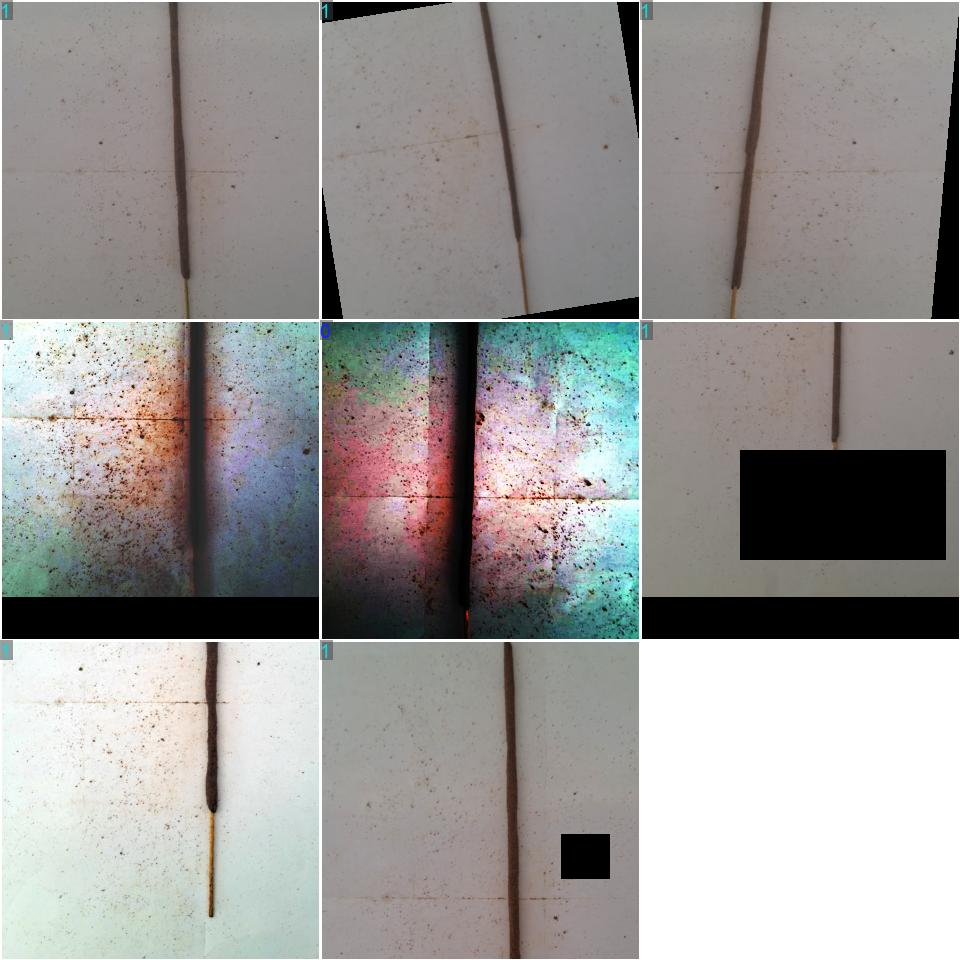
#> input picture runs/yolo-detection/baseline/train_batch0.jpg, 960 x 960 px
$ python -i preprocessing.py   (imports and definitions only)
#> lines starting #> are read from the running program, lines starting #| are printed output that depends on the picture; after the words box and inside, x2 and y2 are one past the last pixel; in counts of white or black regions, pixels touching at a corner belong together
### utils/logger.py
from contextvars import ContextVar
import json
import logging
from logging.handlers import RotatingFileHandler
from datetime import UTC, datetime
import sys


inspection_id: ContextVar[str | None] = ContextVar(
    "inspection_id",
    default=None
)

class JSONFormatter(logging.Formatter):

    # [60 lines left out: functions format, configure_logging, not called in this run]


def get_logger(name: str) -> logging.Logger:
    return logging.getLogger(name)

### services/opencv_detection/preprocessing.py
from pathlib import Path

import cv2
import numpy as np
from numpy.typing import NDArray

from services.opencv_detection.config import PreprocessingConfig

ImageArray = NDArray[np.uint8]

# [100 lines left out: functions load_image, resize_image, to_grayscale, enhance_contrast, blur_image, create_otsu_mask and 1 more, not called in this run]


class ImagePreprocessor:
    """Interface for image preprocessing classes."""

    def __init__(self, config: PreprocessingConfig | None = None) -> None:
        self.config = config  or PreprocessingConfig()

    # [25 lines left out: function preprocess, not called in this run]
#> in load_image, image is the input picture: shape (960, 960, 3); mean B, G, R 150.4, 152.1, 154.4
        resized_image = resize_image(original_image, self.config.max_width)
        grayscale_image = to_grayscale(resized_image)
#> in to_grayscale, `return cv2.cvtColor(image, cv2.COLOR_BGR2GRAY)`:
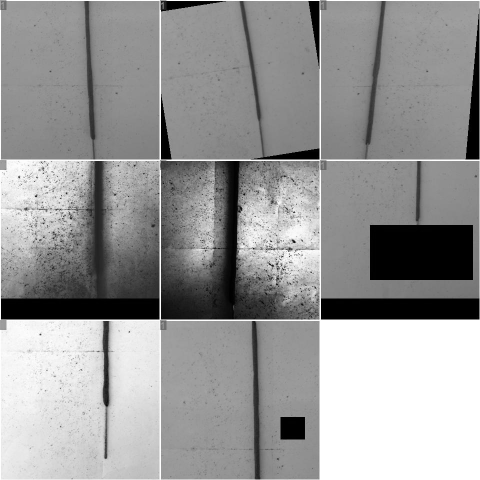
#> returned value: shape (960, 960) (shown at 1/2 size); min 0, max 255, mean 152.6
        enhanced_image = enhance_contrast(grayscale_image, self.config)
#> in enhance_contrast, `return clahe.apply(grayscale)`:
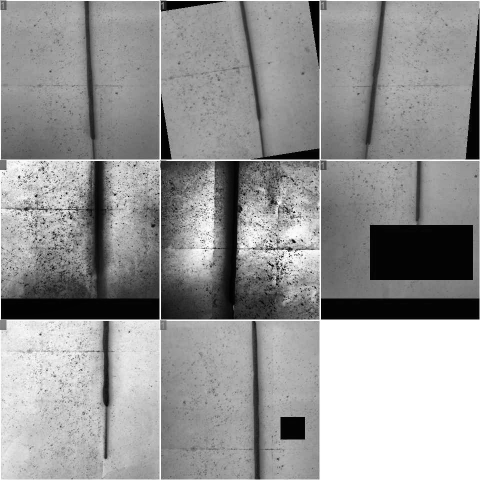
#> returned value: shape (960, 960) (shown at 1/2 size); min 0, max 255, mean 151.3
        blurred_image = blur_image(enhanced_image, self.config)

        return {
            "original": original_image,
            "resized": resized_image,
            "grayscale": grayscale_image,
            "enhanced": enhanced_image,
            "blurred": blurred_image,

            "otsu": create_otsu_mask(blurred_image),
            "otsu_inverted": create_otsu_mask(blurred_image, inverted=True),
            "adaptive": create_adaptive_mask(blurred_image, self.config),
            "adaptive_inverted": create_adaptive_mask(blurred_image, self.config, inverted=True)
        }
#> in create_otsu_mask, `_, mask = cv2.threshold(image, 0, 255, threshold_type | cv2.THRESH_OTSU)`:
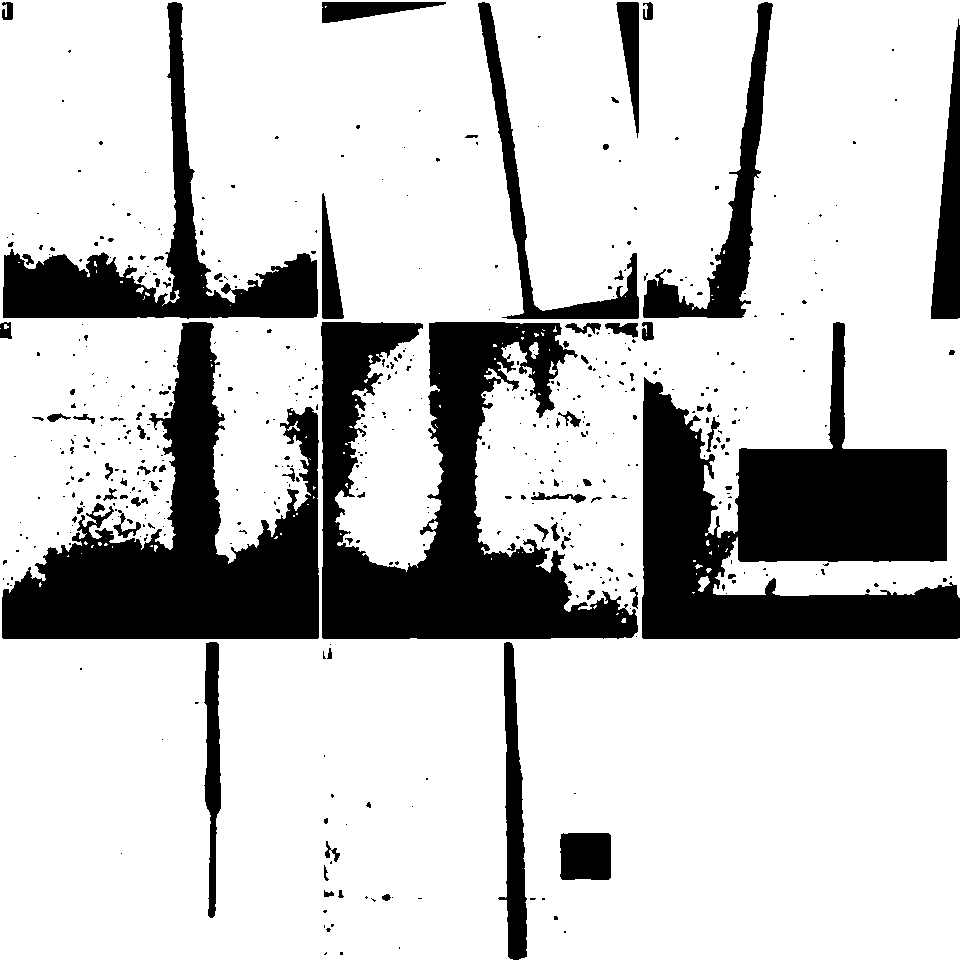
#> mask: shape (960, 960); 78.2% white; 524 black regions (442 under 20 px), largest, box (x1, y1, x2, y2) and area: (642, 322, 960, 639) 52699, (321, 322, 638, 639) 46665, (2, 322, 319, 639) 41895
#> in create_adaptive_mask, `threshold_type = ( cv2.THRESH_BINARY_INV if inverted else cv2.THRESH_B..`: threshold_type = 0
#> in create_adaptive_mask, `return cv2.adaptiveThreshold( image, 255, cv2.ADAPTIVE_THRESH_GAUSSIAN..`:
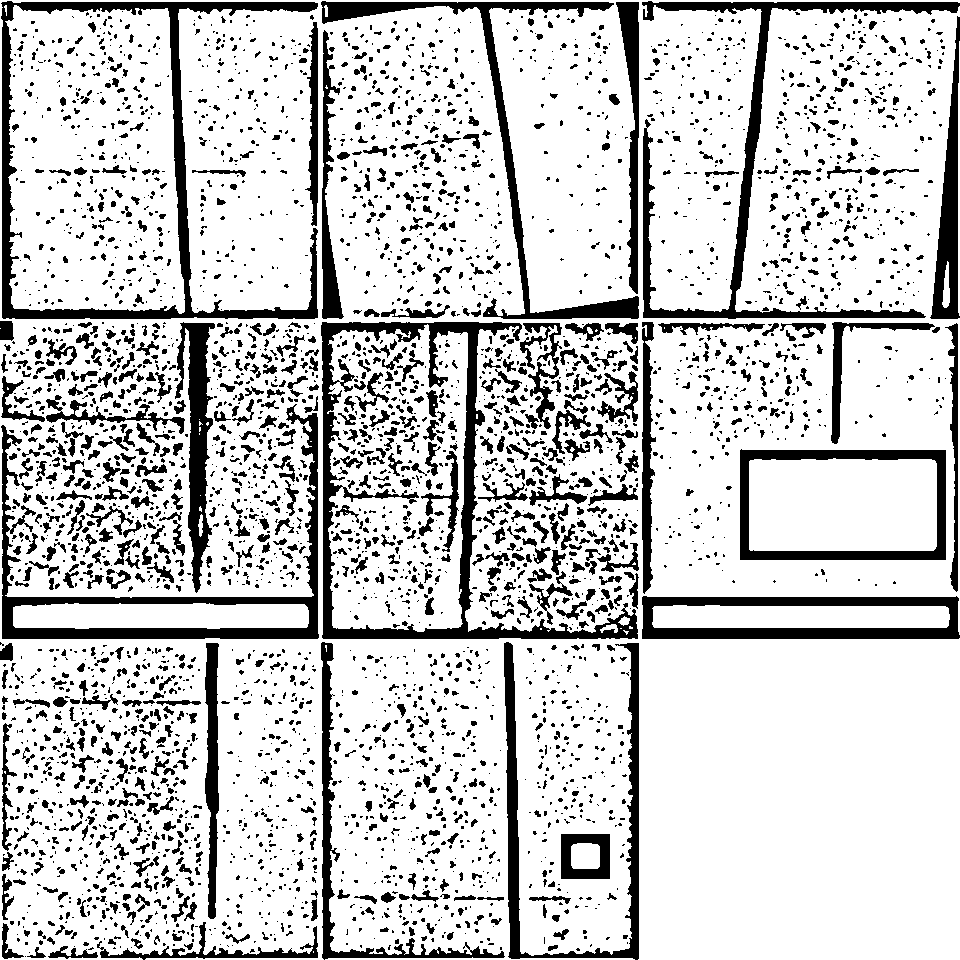
#> returned value: shape (960, 960); 80% white; 4173 black regions (3009 under 20 px), largest, box (x1, y1, x2, y2) and area: (321, 322, 638, 639) 12372, (1, 1, 318, 319) 11357, (1, 404, 319, 639) 9334

>>> result = ImagePreprocessor().preprocess('../../runs/yolo-detection/baseline/train_batch0.jpg')
#> result = 9 items

$ run again, on runs/yolo-detection/baseline/train_batch1.jpg
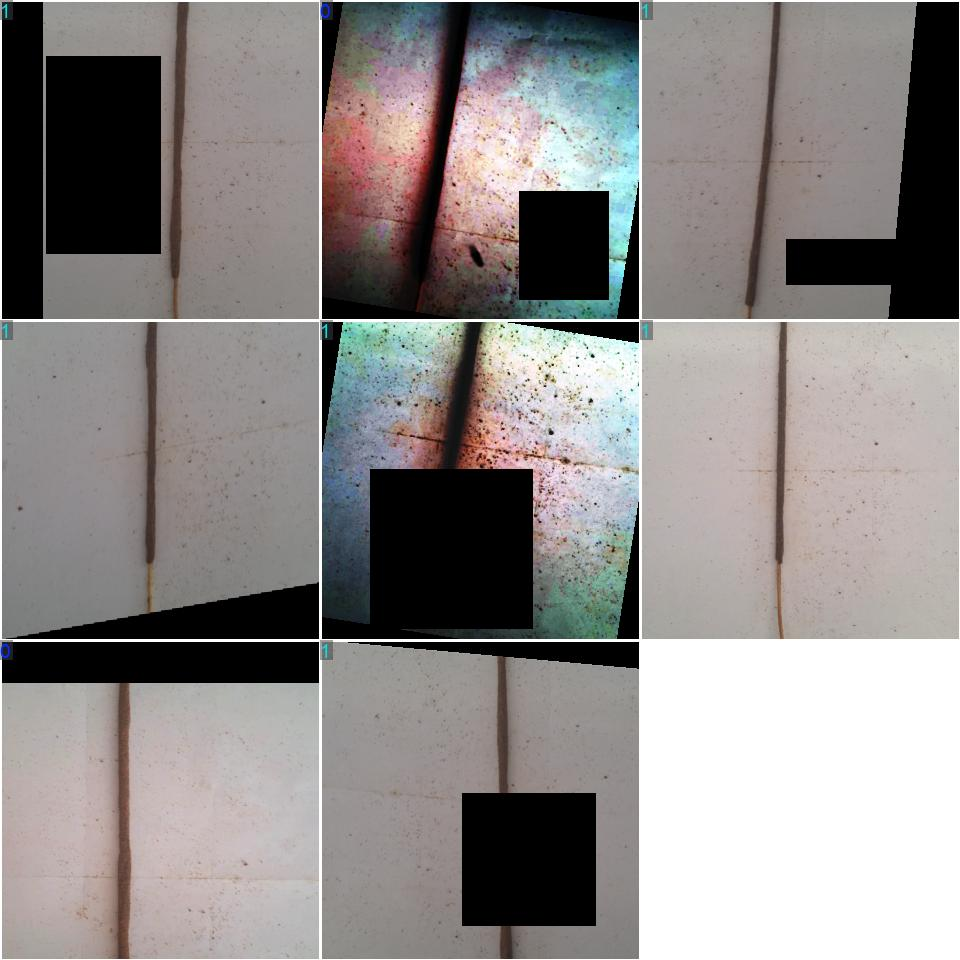
#> input picture runs/yolo-detection/baseline/train_batch1.jpg, 960 x 960 px
#> in load_image, image is the input picture: shape (960, 960, 3); mean B, G, R 136, 137.1, 141.3
#> in create_otsu_mask, `_, mask = cv2.threshold(image, 0, 255, threshold_type | cv2.THRESH_OTSU)`:
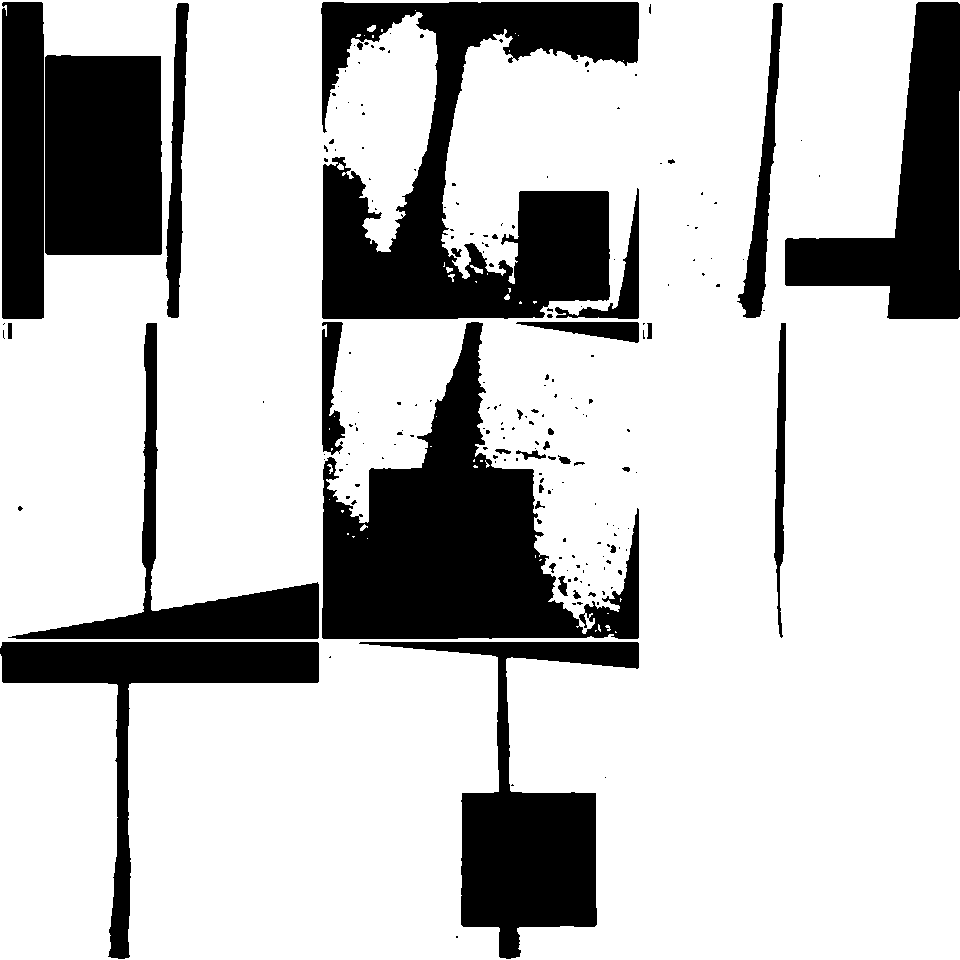
#> mask: shape (960, 960); 75.8% white; 201 black regions (164 under 20 px), largest, box (x1, y1, x2, y2) and area: (321, 2, 639, 319) 47422, (322, 322, 639, 639) 44841, (359, 642, 639, 959) 24017
#> in create_adaptive_mask, `threshold_type = ( cv2.THRESH_BINARY_INV if inverted else cv2.THRESH_B..`: threshold_type = 0
#> in create_adaptive_mask, `return cv2.adaptiveThreshold( image, 255, cv2.ADAPTIVE_THRESH_GAUSSIAN..`:
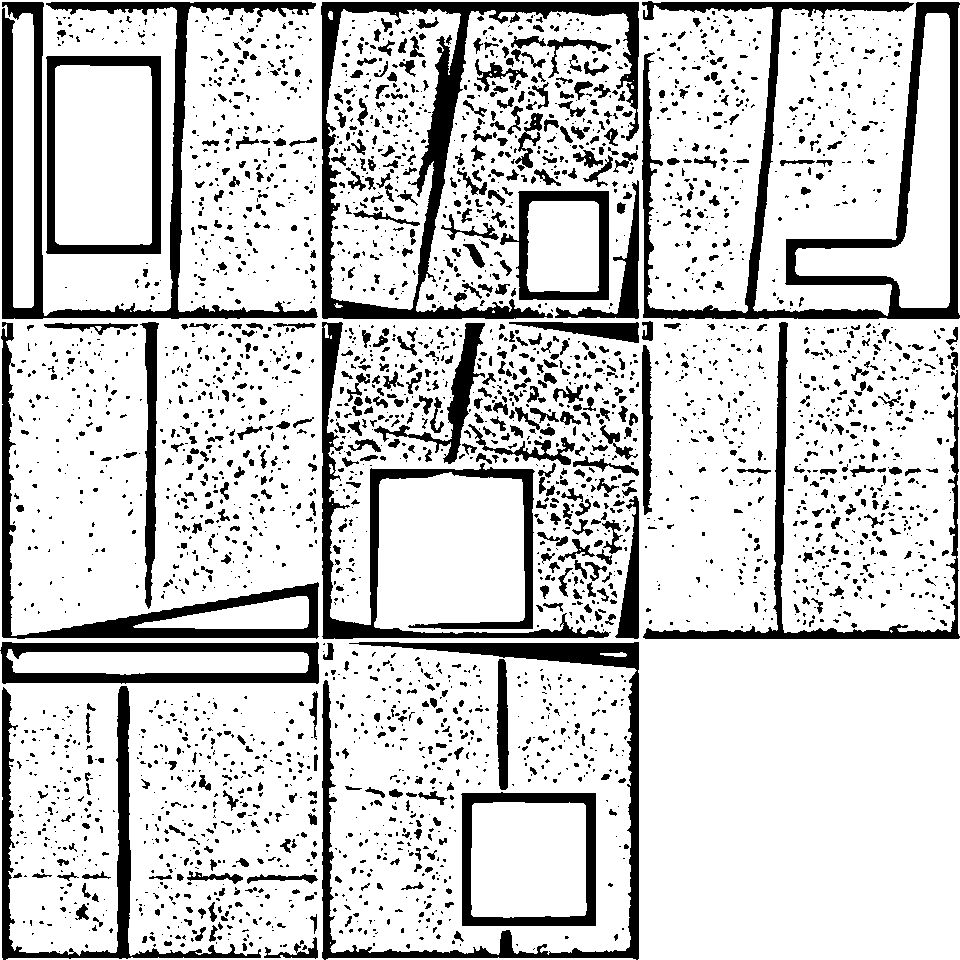
#> returned value: shape (960, 960); 80.1% white; 3386 black regions (2507 under 20 px), largest, box (x1, y1, x2, y2) and area: (642, 1, 960, 319) 17055, (321, 2, 639, 319) 15008, (2, 2, 318, 319) 13903
#> result = 9 items

$ run again, on runs/yolo-detection/baseline/train_batch2.jpg
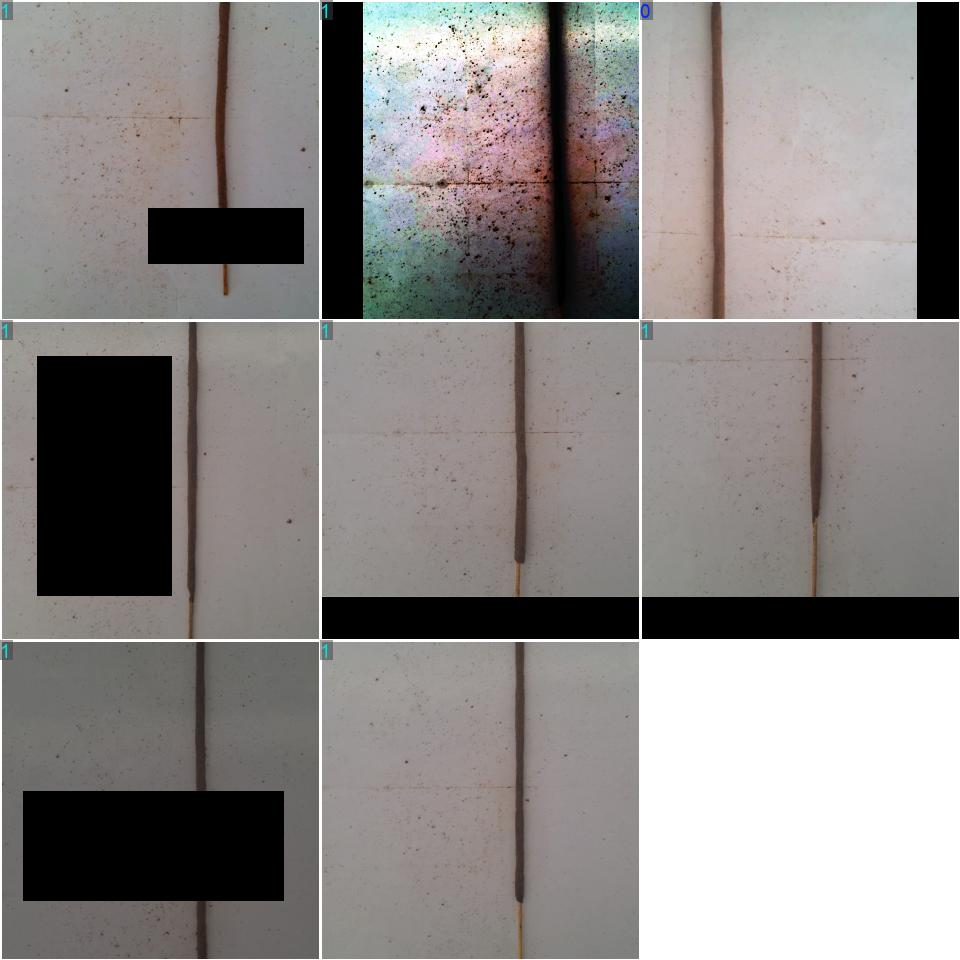
#> input picture runs/yolo-detection/baseline/train_batch2.jpg, 960 x 960 px
#> in load_image, image is the input picture: shape (960, 960, 3); mean B, G, R 132.8, 134.2, 138.4
#> in create_otsu_mask, `_, mask = cv2.threshold(image, 0, 255, threshold_type | cv2.THRESH_OTSU)`:
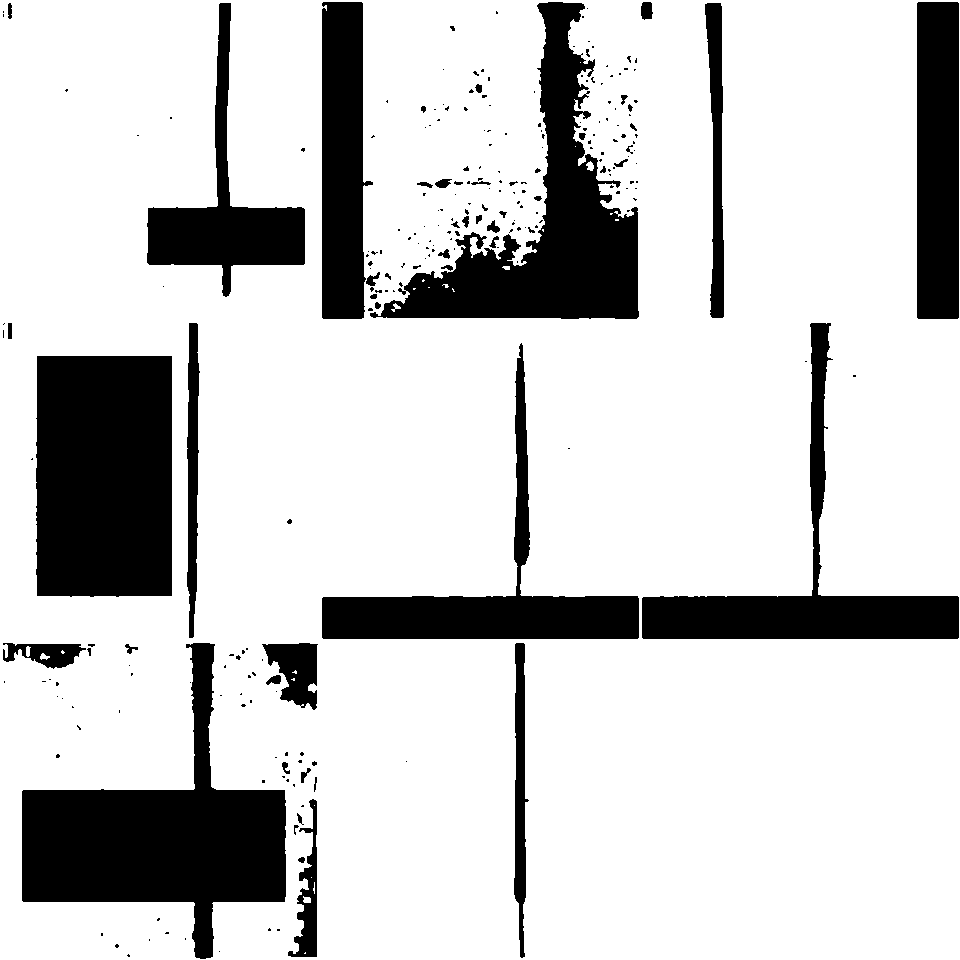
#> mask: shape (960, 960); 80.3% white; 255 black regions (199 under 20 px), largest, box (x1, y1, x2, y2) and area: (22, 643, 286, 959) 33272, (36, 356, 172, 597) 32460, (370, 2, 639, 319) 27276
#> in create_adaptive_mask, `threshold_type = ( cv2.THRESH_BINARY_INV if inverted else cv2.THRESH_B..`: threshold_type = 0
#> in create_adaptive_mask, `return cv2.adaptiveThreshold( image, 255, cv2.ADAPTIVE_THRESH_GAUSSIAN..`:
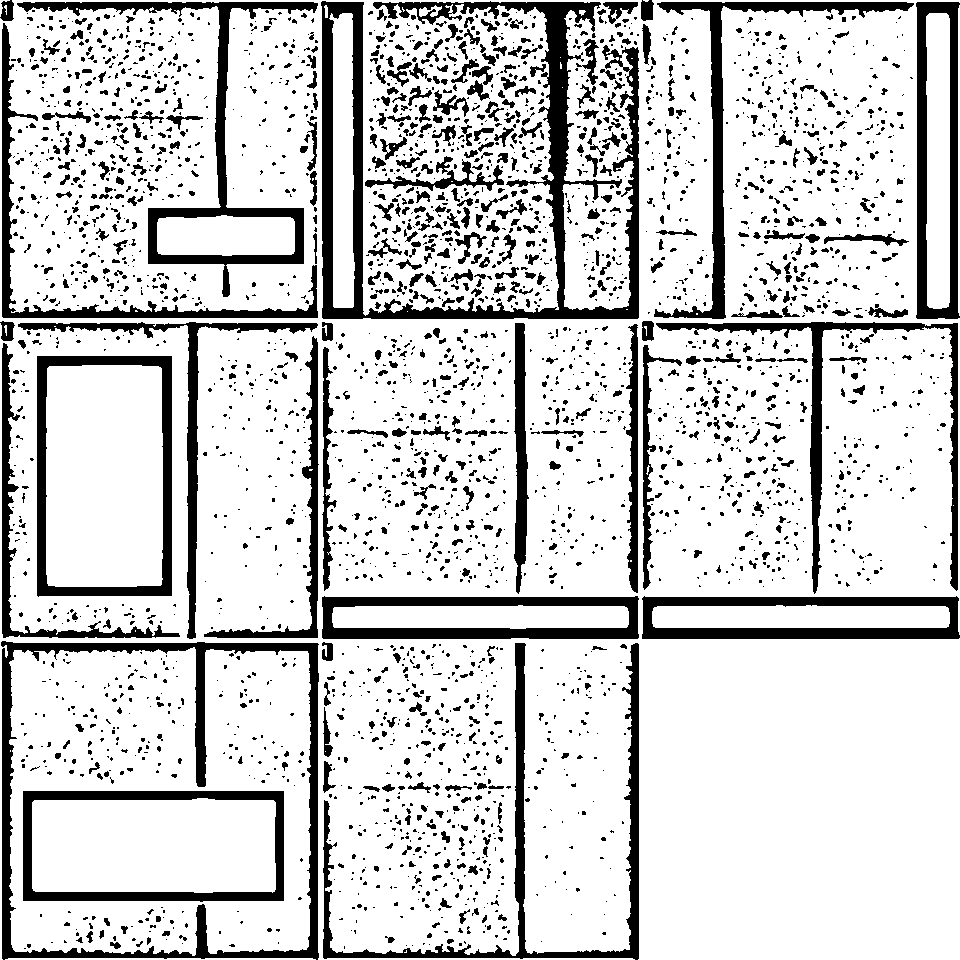
#> returned value: shape (960, 960); 81.4% white; 3228 black regions (2501 under 20 px), largest, box (x1, y1, x2, y2) and area: (321, 1, 639, 319) 20008, (1, 641, 319, 960) 11696, (323, 643, 639, 960) 8526
#> result = 9 items
